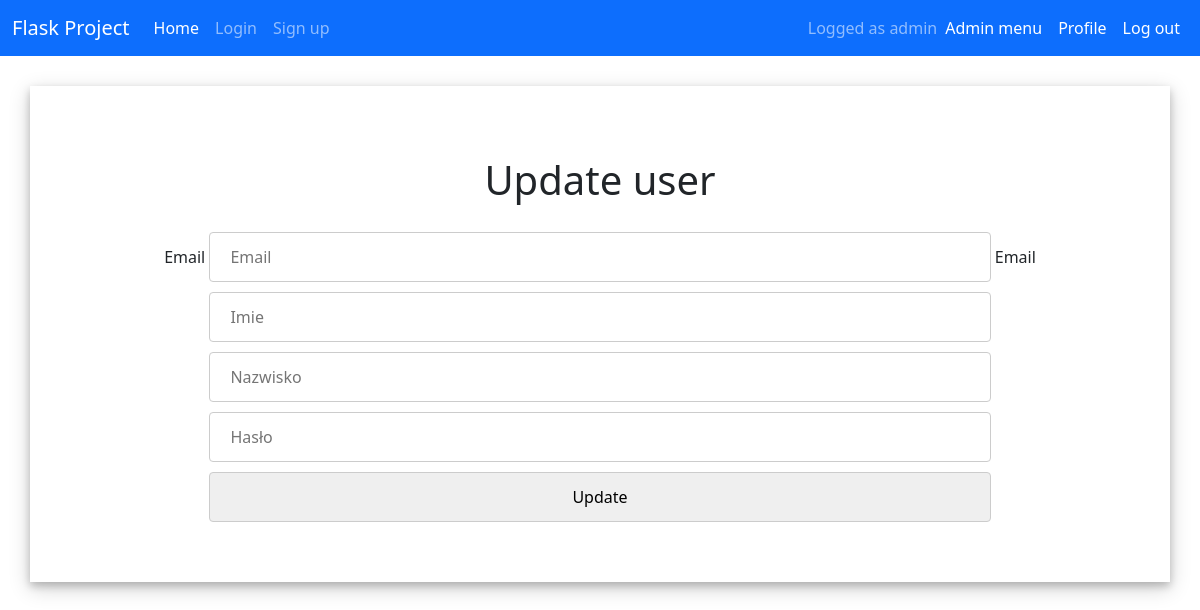
Page /admin/7/update (signed in) on the earlier database version.
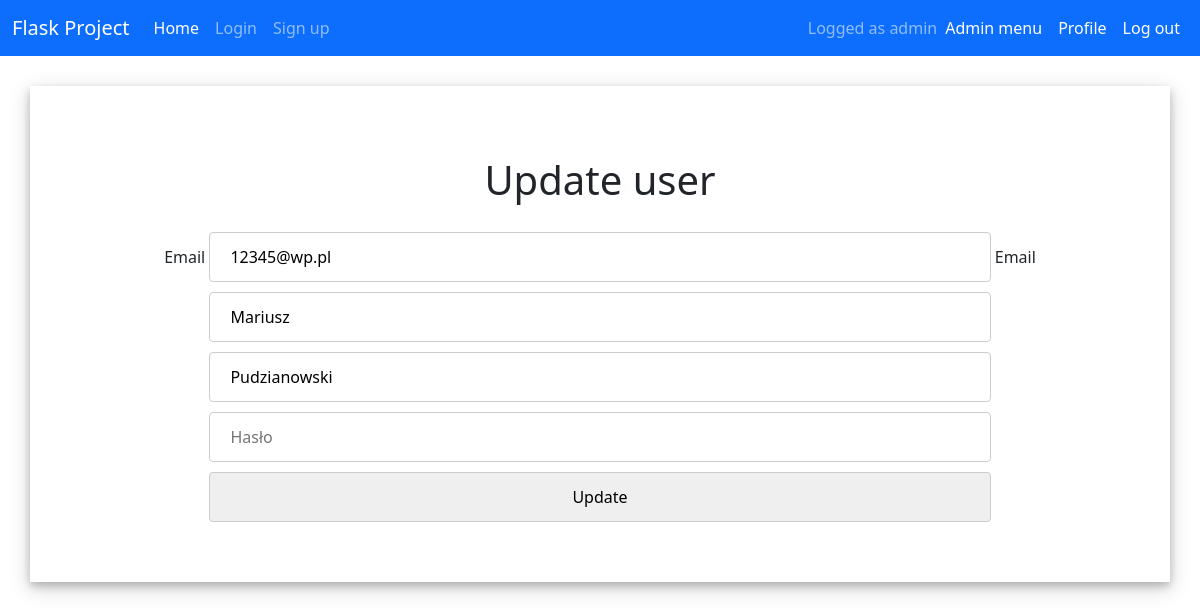
Same page on the later database version.
### app.py (models this page shows)
class User(db.Model, UserMixin):
    id = db.Column(db.Integer, primary_key = True)
    email = db.Column(db.String(30), nullable=False, unique=True)
    name = db.Column(db.String(20), nullable=False)
    last_name = db.Column(db.String(20), nullable=False)
    password = db.Column(db.String(80), nullable=False)
    login_count = db.Column(db.Integer, nullable=False, default=0)
    isAdmin = db.Column(db.Boolean(), nullable=False, default=False)

### app.py (the view)
@app.route('/admin/<int:id>/update', methods=['GET', 'POST'])
@login_required
def adminUpdate(id):
    if(current_user.isAdmin == True):
        user = User.query.filter_by(id=id).first()
        form = UserForm()
        if request.method == "POST":
            user.email = request.form['email']
            user.name = request.form['name']
            user.last_name = request.form['last_name']
            if(len(request.form['password']) != 0):
                hashed_password = bcrypt.generate_password_hash(request.form['password'])
                user.password = hashed_password
            try:
                db.session.commit()
                return redirect('/admin')
            except:
                return render_template("update.html", form=form, user = user)
        else:
            return render_template("update.html", form=form, user = user)

### app.py (shortened to what this page needs)
class UserForm(FlaskForm):
    email = StringField(validators=[InputRequired(), Length(min = 4, max=30)], render_kw={"placeholder": "Email"})
    name = StringField(validators=[InputRequired(), Length(min = 4, max=20)], render_kw={"placeholder": "Imie"})
    last_name = StringField(validators=[InputRequired(), Length(min = 4, max=20)], render_kw={"placeholder": "Nazwisko"})
    password = PasswordField(validators=[Length(min = 4, max=20)], render_kw={"placeholder": "Hasło"})
    submit = SubmitField("Update")

### app.py (called while the page is built)
@login_manager.user_loader
def load_user(user_id):
    return User.query.get(int(user_id))

### templates/update.html (shortened to what this page needs)
{% extends "base.html" %} {% block title %}profile{% endblock %}
{% block content %}
<h1>Update user</h1>
    <center>
  <form action="/admin/{{ user.id }}/update" method="POST">
    {{ form.email.label(class="form-label")}}
    {{ form.email(value=user.email) }}
    {{ form.email.label(class="form-label")}}
    {{ form.name(value=user.name) }}
    {{ form.last_name(value=user.last_name) }}
    {{ form.password(value=user.password) }}
    {{ form.submit }}
  </form>
    </center>
  </div>
{% endblock %}

Differences in the rows shown:
added User: email "12345@wp.pl", name "Mariusz", last_name "Pudzianowski"
